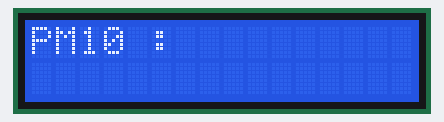
The sketch below on a simulated ESP8266 (NodeMCU). Shown: 16×2 character LCD. WiFi joins after 1.5 s; servers stay silent unless stated; uploads are accepted with an empty reply; what the sketch prints to the serial monitor is not drawn.

Above: at 1.8 s.

The sketch:

PM10.ino
```cpp
#include <LiquidCrystal_I2C.h>
#include <ESP8266WiFi.h>
#include <ESP8266HTTPClient.h>
#include <WiFiClient.h>

const char *ssid = "iptime506";
const char *password = "55136572";

String content;

//기상청 RSSURL 주소
String url = "https://apis.data.go.kr/B552584/ArpltnInforInqireSvc/getCtprvnRltmMesureDnsty?serviceKey=x5NlMcXTQiP1jtAjuXMQtx3odJXAuJKYloUQ5D9mvGyGqmd7lltVObDXEMKDlkMRczqUS5UbEZDJ3ikaPqPBQw%3D%3D&returnType=xml&numOfRows=1&pageNo=1&sidoName=%EC%84%9C%EC%9A%B8&ver=1.0";

//lcd 변수
LiquidCrystal_I2C lcd(0x27,16,2);

void setup() {

    //통신속도
    Serial.begin(115200);

    //와이파이 초기화 및 접속
    WiFi.begin(ssid,password);

    //와이파이 연결 기다리기
    while(WiFi.status()!= WL_CONNECTED){
      delay(500);
      Serial.print(".");
      Serial.print(WiFi.status());

    }
    //lcd 초기화
    lcd.init();
    // LCD 백라이트 켜짐
    lcd.backlight();
}

void loop() {
  if(WiFi.status() == WL_CONNECTED){
    WiFiClient client;
    HTTPClient http;
    http.begin(client, url);

    //http 에서 정보를 받다온다.
    int httpCode = http.GET();
    Serial.println(http.getString());

    if(httpCode>0){
      String result = http.getString();
      Serial.println(result);

      // 시작 문자인덱스 알아내기
      int pm10Value1 = result.indexOf("<pm10Value>");
      int pm10Value2 = result.indexOf("</pm10Value>");
      String pm10 = "<pm10Value>";

      //원하는 문자열만 추출해서 출력
      if(pm10Value1 > 0){
        content = result.substring(pm10Value1 + pm10.length(), pm10Value2);
        Serial.print(content);
      }

      //lcd 출력
      lcd.setCursor(0,0);
      lcd.print("PM10 : ");
      lcd.setCursor(7,0);
      lcd.print(content);

    }


    http.end();
  }
  delay(10000);
}
```
